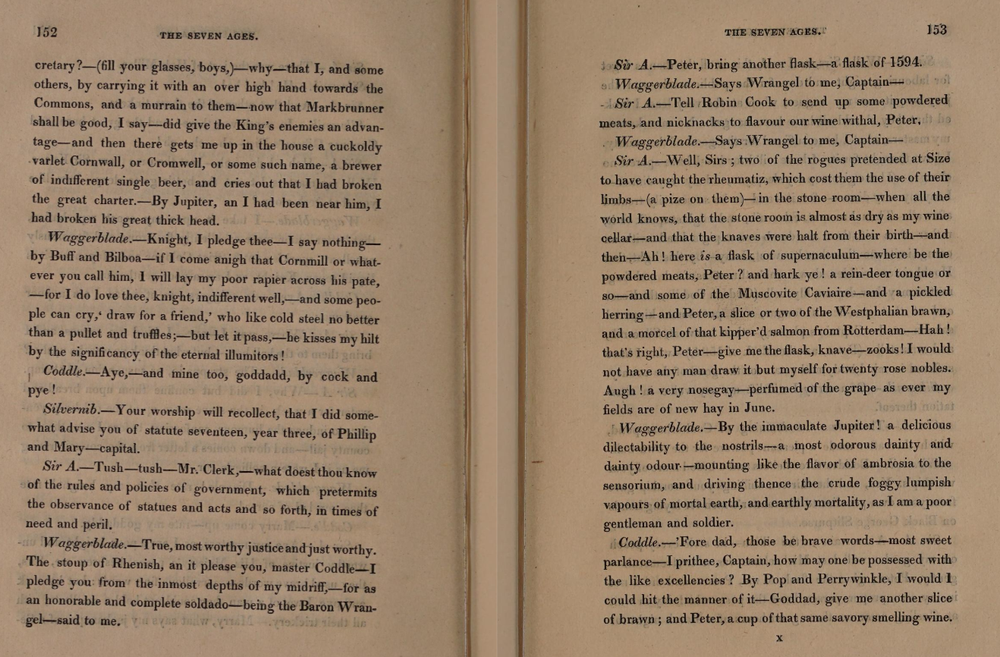
#> input picture testCorpus/medium_size_text.PNG, 1000 x 657 px, shrunk from 1318 x 866 before the run
$ python -i detector.py   (imports and definitions only)   (older library calls are emulated)
#> lines starting #> are read from the running program, lines starting #| are printed output that depends on the picture; after the words box and inside, x2 and y2 are one past the last pixel; in counts of white or black regions, pixels touching at a corner belong together
"""
detector.py
OpenCV-based region detection for 19th-century periodical pages.

Pipeline per page:
  1. Border crop   — strip dark camera/scanner border (black edges around scan)
  2. Preprocess    — grayscale, denoise, binarise (adaptive threshold)
  3. Morph ops     — dilate to merge text into blocks
  4. Contours      — find external contours of text/image blocks
  5. Filter        — remove noise, margins, spine strip, binding edge
  6. Classify      — heuristic rules → body | header | pagenum | footnote
  7. Normalise     — return coords as fractions of ORIGINAL image dimensions
  8. Body merge    — merge/preserve body regions per user settings
"""

import cv2
import numpy as np
from dataclasses import dataclass, asdict
from typing import List, Optional
import uuid


# ── Region types ──────────────────────────────────────────────────────────────
REGION_TYPES = ["body", "header", "pagenum", "footnote", "unknown"]

TYPE_COLOURS = {
    "body":      "#3d5a6b",
    "header":    "#c4922a",
    "pagenum":   "#8b3a1a",
    "footnote":  "#6b4a7a",
    "unknown":   "#5a5a5a",
}


@dataclass
class Region:
    id:         str
    type:       str
    x:          float
    y:          float
    w:          float
    h:          float
    confidence: float
    source:     str     # "detected" | "template" | "manual"
    column:     int     = 0   # 0 = no column layout, 1 = left col, 2 = right col
    order:      int     = 0   # reading order index across the page

    def to_dict(self):
        return asdict(self)

    @staticmethod
    def from_dict(d: dict) -> "Region":
        return Region(**d)


class RegionDetector:

    # ── Morphological kernel sizes ─────────────────────────
    HORIZ_KERNEL = (55, 2)
    VERT_KERNEL  = (3, 10)

    # ── Page zone boundaries (fraction of page height) ────
    HEADER_ZONE  = 0.20
    FOOTER_ZONE  = 0.82
    FOOTNOTE_MIN = 0.75

    # ── Size thresholds (fraction of page area) ───────────
    MIN_REGION_AREA  = 0.0005
    MAX_REGION_AREA  = 0.96
    MIN_REGION_H     = 0.010   # regions shorter than 1% of page height are noise
    MIN_SHARPNESS        = 30.0  # Absolute floor — catches bleed-through on low-res scans
    BLEED_SHARPNESS_RATIO = 0.25  # Region must be ≥ 25% of page median sharpness

    # ── Bleed/binding edge filter ─────────────────────────
    # Narrow strips hugging the left inner edge = bleed-through or binding
    BLEED_EDGE_MAX_X = 0.12
    BLEED_EDGE_MAX_W = 0.13

    # ── Gutter/spine filter (for split spreads) ───────────
    # Narrow region near horizontal centre = spine strip
    GUTTER_X_MIN = 0.42
    GUTTER_X_MAX = 0.58
    GUTTER_MAX_W = 0.12
    SEAM_MIN_H       = 0.60   # region must span ≥ 60% page height to be seam
    SEAM_MAX_ASPECT  = 0.25   # width/height ratio; seams are tall slivers (≈ 0.11)

    # ── Dark border threshold ──────────────────────────────
    # Pixel brightness below this = camera/scanner dark border
    BORDER_THRESHOLD = 50
    BORDER_ERODE_PX  = 15    # erosion to find conservative page bounds

    def detect(
        self,
        image_path:        str,
        template=None,
        merge_body:        bool = True,
        preserve_paras:    bool = False,
        preserve_newlines: bool = False,
    ) -> List[dict]:
#> called with image_path = '../testCorpus/medium_size_text.PNG', merge_body = True, preserve_paras = False, preserve_newlines = False
        img = cv2.imread(image_path)
#> img is the input picture: shape (657, 1000, 3); mean B, G, R 106.8, 130.2, 153.1
        if img is None:
            raise ValueError(f"Cannot read: {image_path}")

        h, w = img.shape[:2]

        # ── 1. Find and crop dark camera/scanner border ───
        gray_full = cv2.cvtColor(img, cv2.COLOR_BGR2GRAY)
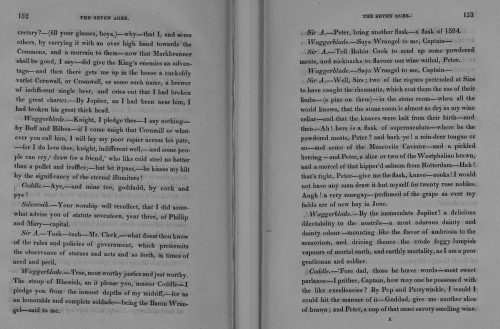
#> gray_full: shape (657, 1000) (shown at 1/2 size); min 0, max 193, mean 134.4
        _, bright = cv2.threshold(gray_full, self.BORDER_THRESHOLD, 255, cv2.THRESH_BINARY)
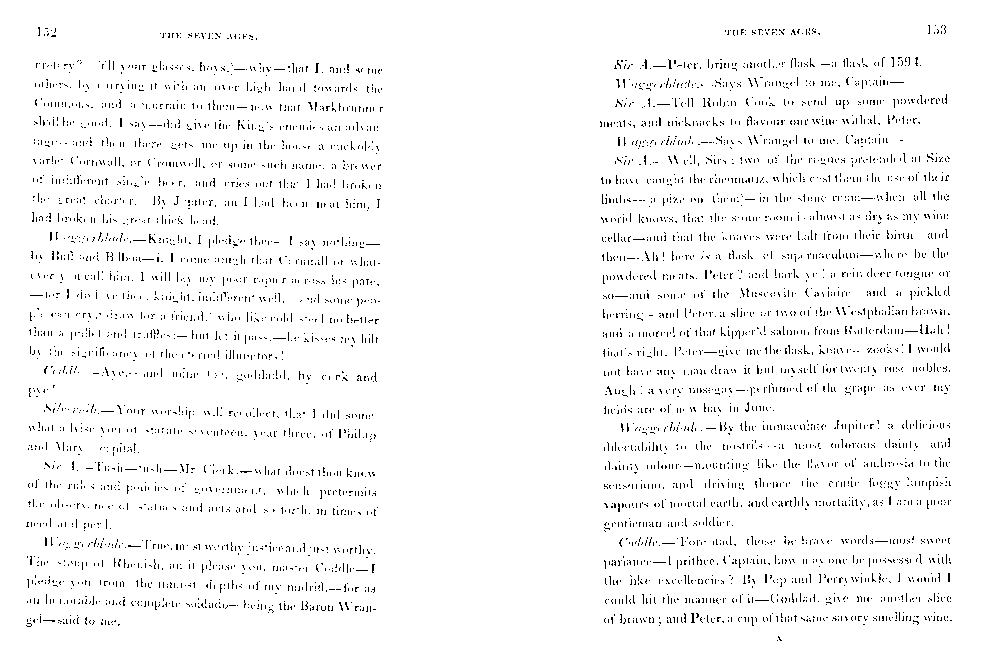
#> bright: shape (657, 1000); 96.6% white; black in thin lines or dots, all inside (x1, y1, x2, y2) = (26, 25, 952, 641)
        kernel = cv2.getStructuringElement(cv2.MORPH_RECT,
                     (self.BORDER_ERODE_PX, self.BORDER_ERODE_PX))
        page_mask = cv2.erode(bright, kernel)
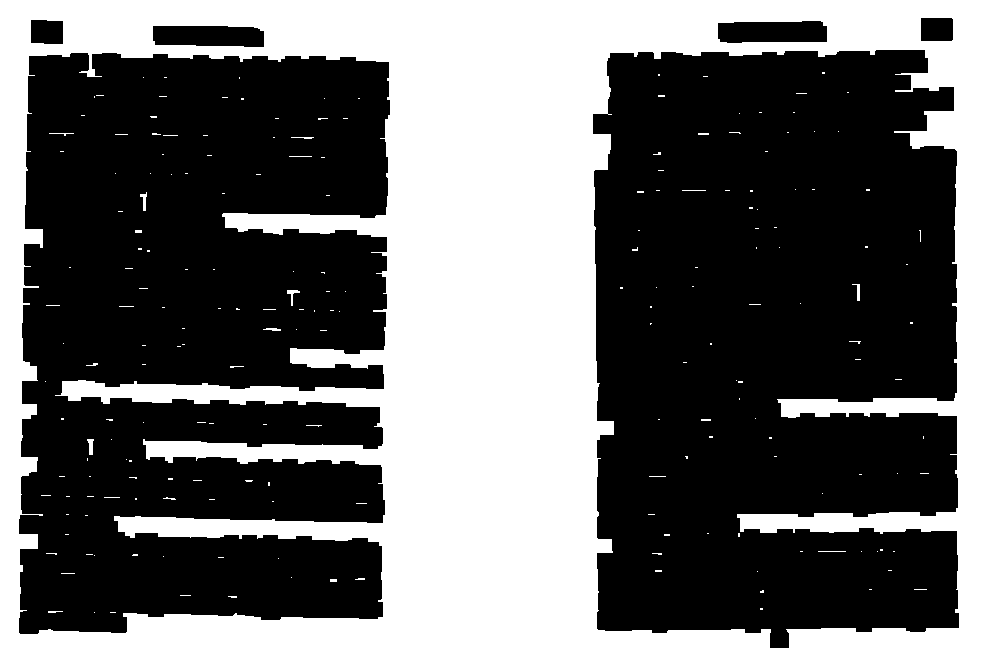
#> page_mask: shape (657, 1000); 41.3% white; 204 white regions (187 under 20 px), largest, box (x1, y1, x2, y2) and area: (0, 0, 1000, 657) 269739, (87, 439, 94, 455) 72, (287, 290, 300, 306) 68
        coords = cv2.findNonZero(page_mask)
#> coords = contour of 271384 points, box (x1, y1, x2, y2) (0, 0, 1000, 657), area 0
        if coords is not None:
            px, py, pw, ph = cv2.boundingRect(coords)
#> px = 0; py = 0; pw = 1000; ph = 657
            # Small safety margin
            px = max(0, px - 4);  py = max(0, py - 4)
            pw = min(w - px, pw + 8);  ph = min(h - py, ph + 8)
        else:
            px, py, pw, ph = 0, 0, w, h

        img_page = img[py:py+ph, px:px+pw]
        hp, wp = img_page.shape[:2]

        # ── 2. Find and skip left binding spine (if present) ─
        # Some scans have a visible binding spine that's darker than the page
        # but brighter than the camera border — detect it via column brightness dip
        gray_pg = cv2.cvtColor(img_page, cv2.COLOR_BGR2GRAY)
        col_means = gray_pg.mean(axis=0)
#> col_means = 1000 values, max 155.5 at index 496, min 88.41 at index 520, mean 134.4
        page_avg = col_means[wp//4:3*wp//4].mean()
#> page_avg = 132.8
        binding_threshold = page_avg * 0.75  # columns darker than this = binding
#> binding_threshold = 99.59
        binding_end = 0
        scan_cols = wp // 5  # only look in left 20%
        for j in range(scan_cols):
            if col_means[j] < binding_threshold:
                # Find where it recovers
                for k in range(j, scan_cols):
                    if col_means[k] >= page_avg * 0.90:
                        binding_end = k
                        break
                break
        if binding_end > 0:
            # Trim the binding from the left side
            img_page = img_page[:, binding_end:, :]
            # Adjust px so normalised coords stay in full-image space
            px += binding_end
            hp, wp = img_page.shape[:2]

        # ── 3. Find and crop right-edge binding strip ─────
        # Mirror of step 2: some scans have a dark spine strip on the right
        # edge of the page image (inner binding edge of right-hand pages).
        gray_pg2 = cv2.cvtColor(img_page, cv2.COLOR_BGR2GRAY)
        col_means2 = gray_pg2.mean(axis=0)
#> col_means2 has the same summary as col_means
        page_avg2 = col_means2[wp//4:3*wp//4].mean()
#> page_avg2 = 132.8
        binding_threshold2 = page_avg2 * 0.75
#> binding_threshold2 = 99.59
        binding_start_r = wp  # will trim to this column
        scan_cols_r = wp // 5  # only look in right 20%
        for j in range(wp - 1, wp - 1 - scan_cols_r, -1):
            if col_means2[j] < binding_threshold2:
                for k in range(j, wp - 1 - scan_cols_r, -1):
                    if col_means2[k] >= page_avg2 * 0.90:
                        binding_start_r = k + 1
                        break
                break
        if binding_start_r < wp:
            img_page = img_page[:, :binding_start_r, :]
            hp, wp = img_page.shape[:2]

        page_area = hp * wp

        # ── 2. Preprocess ─────────────────────────────────
        gray = cv2.cvtColor(img_page, cv2.COLOR_BGR2GRAY)
        denoised = cv2.fastNlMeansDenoising(gray, h=10,
                       templateWindowSize=7, searchWindowSize=21)
        binary = cv2.adaptiveThreshold(
            denoised, 255,
            cv2.ADAPTIVE_THRESH_GAUSSIAN_C,
            cv2.THRESH_BINARY_INV,
            blockSize=35, C=10
        )
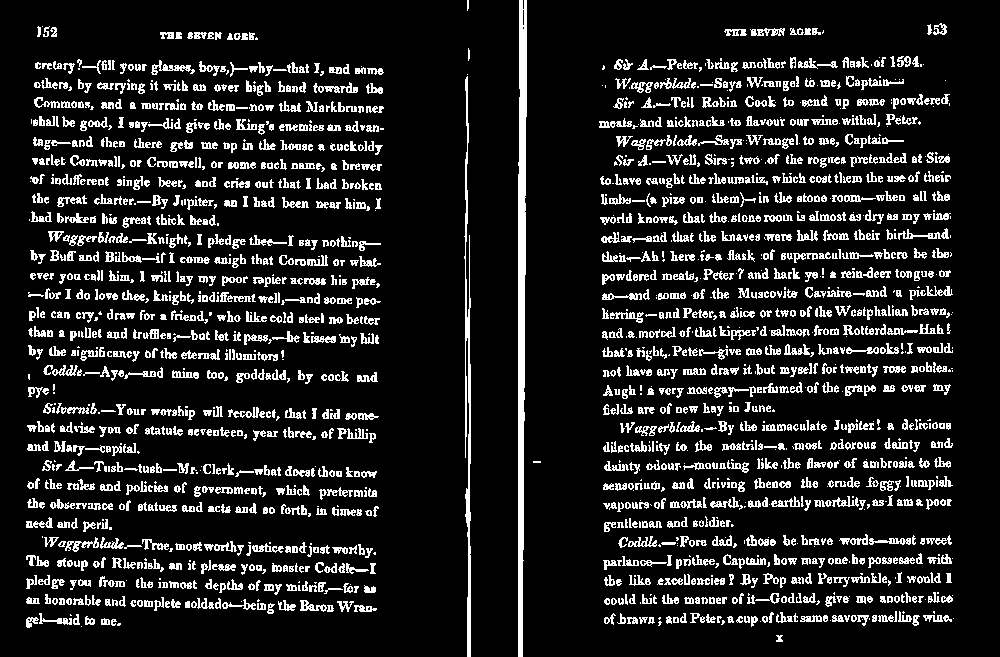
#> binary: shape (657, 1000); 13% white in thin lines or dots

        # ── 3. Morphological dilation ─────────────────────
        # Zero a 5px border so edge-touching ink does not create one
        # giant connected blob that swallows all contours.
        # Zero top/side borders (5px) to break edge connections.
        # Bottom border is only 2px — page numbers often sit very close to the edge.
        binary[:5, :] = 0; binary[-2:, :] = 0
        binary[:, :5] = 0; binary[:, -5:] = 0

        # Compute gutter width from vertical ink density profile.
        # The gutter is the deepest low-ink valley in the 20-80% band.
        # We use half the gutter width as the horizontal kernel so words
        # merge within a column without bridging across the gutter.
        _col_ink  = binary.sum(axis=0).astype(float)
        _smooth   = np.convolve(_col_ink, np.ones(5) / 5, mode='same')
        _lo, _hi  = int(wp * 0.30), int(wp * 0.70)
        _gv       = _lo + int(np.argmin(_smooth[_lo:_hi]))
        _thr      = _smooth.mean() * 0.30
        _gl, _gr  = _gv, _gv
        while _gl > 0      and _smooth[_gl] < _thr: _gl -= 1
#> this loop made 5 passes
        while _gr < wp - 1 and _smooth[_gr] < _thr: _gr += 1
#> this loop made 77 passes
        _gutter_w = max(_gr - _gl, 1)
        _kw = max(7, min(55, (_gutter_w // 2) | 1))
        _kv = max(8, int(hp * 0.015) | 1)

        kh = cv2.getStructuringElement(cv2.MORPH_RECT, (_kw, 2))
        horiz = cv2.dilate(binary, kh, iterations=1)
#> horiz: shape (657, 1000); 49.8% white; 70 white regions, largest, box (x1, y1, x2, y2) and area: (498, 5, 561, 656) 30506, (444, 74, 491, 656) 25540, (15, 59, 404, 78) 5375
        kv = cv2.getStructuringElement(cv2.MORPH_RECT, (3, _kv))
        blocks = cv2.dilate(horiz, kv, iterations=1)
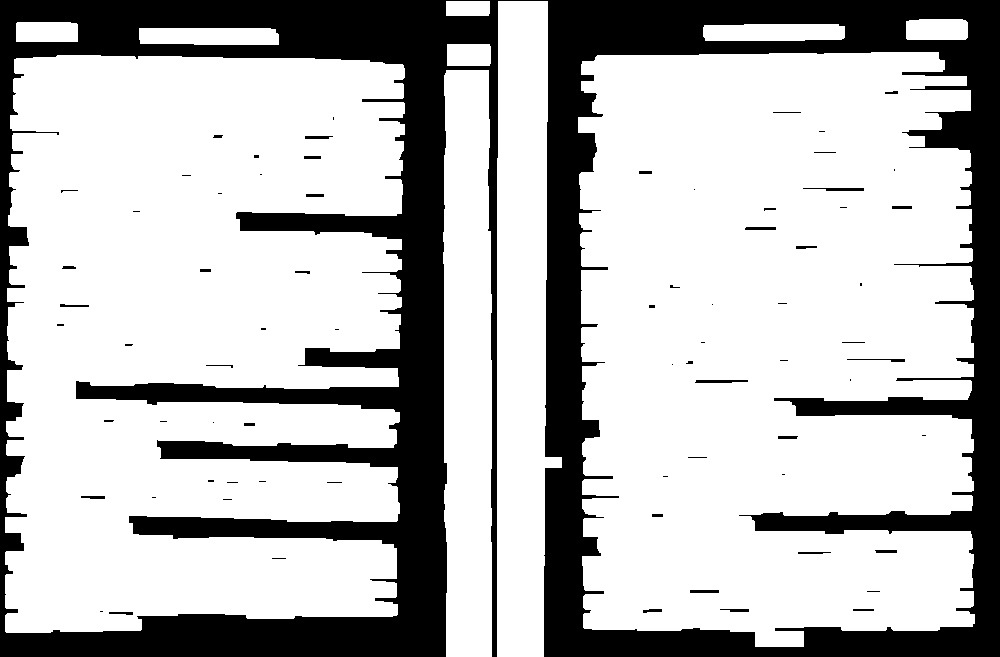
#> blocks: shape (657, 1000); 72.9% white; 74 black regions (40 under 20 px)

        # ── 4. Find contours ──────────────────────────────
        contours, _ = cv2.findContours(blocks, cv2.RETR_EXTERNAL,
                                        cv2.CHAIN_APPROX_SIMPLE)
#> contours = 10 contours; largest, box (x1, y1, x2, y2) and area: (578, 52, 975, 647) 211154, (5, 55, 405, 633) 196816, (497, 1, 562, 657) 31528, (443, 70, 492, 657) 26449, (703, 24, 845, 41) 2154

        # ── Pass 1: collect candidate contours and their sharpness ──
        # We use a relative sharpness threshold rather than an absolute one,
        # because Laplacian variance scales with resolution² — bleed-through
        # at 600 DPI is sharper than real ink at 150 DPI. Instead we compare
        # each region against the page median: bleed-through is always softer
        # than primary ink on the same scan regardless of DPI.
        candidates = []
        for cnt in contours:
            bx, by, bw, bh = cv2.boundingRect(cnt)
            area_frac = (bw * bh) / page_area
            if area_frac < self.MIN_REGION_AREA or area_frac > self.MAX_REGION_AREA:
                continue
            if bh / hp < self.MIN_REGION_H:
                continue
            nx_raw, ny_raw = bx / wp, by / hp
            nw_raw, nh_raw = bw / wp, bh / hp
            if nx_raw < self.BLEED_EDGE_MAX_X and nw_raw < self.BLEED_EDGE_MAX_W:
                continue
            if (nx_raw + nw_raw) > (1.0 - self.BLEED_EDGE_MAX_X) and nw_raw < self.BLEED_EDGE_MAX_W:
                continue
            seam_aspect = nw_raw / (nh_raw + 1e-6)
            if nh_raw > self.SEAM_MIN_H and seam_aspect < self.SEAM_MAX_ASPECT:
                continue
            cx = nx_raw + nw_raw / 2
            if (self.GUTTER_X_MIN < cx < self.GUTTER_X_MAX
                    and nw_raw < self.GUTTER_MAX_W):
                continue
            roi_gray = gray[by:by+bh, bx:bx+bw]
            sharpness = cv2.Laplacian(roi_gray, cv2.CV_64F).var()
            candidates.append((cnt, bx, by, bw, bh, nx_raw, ny_raw, nw_raw, nh_raw,
                                area_frac, sharpness))
#> this loop made 10 passes
#> (bx, by, bw, bh, area_frac, nx_raw, ny_raw, nw_raw) on passes 2, 3, 5, 6: (5, 55, 400, 578, 0.352, 0.005, 0.0837, 0.4), (578, 52, 397, 595, 0.36, 0.578, 0.0791, 0.397), (139, 28, 140, 17, 0.00362, 0.139, 0.0426, 0.14), (703, 24, 142, 17, 0.00367, 0.703, 0.0365, 0.142)
#> pass 3, in detect, `roi_gray = gray[by:by+bh, bx:bx+bw]`:
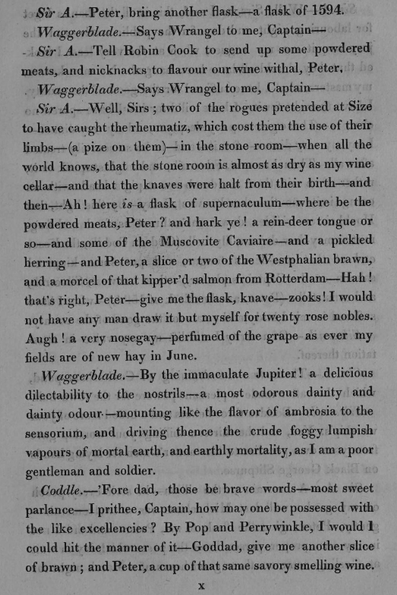
#> roi_gray: shape (595, 397); min 0, max 193, mean 134
#> after the loop, candidates = 4 items

        # Relative sharpness threshold: regions below 15% of the page median
        # are bleed-through. Falls back to absolute MIN_SHARPNESS if too few
        # candidates to compute a reliable median.
        if len(candidates) >= 3:
            median_sharpness = float(np.median([c[10] for c in candidates]))
#> median_sharpness = 2966.9
#> (the rest of the program and of its run is left out)
